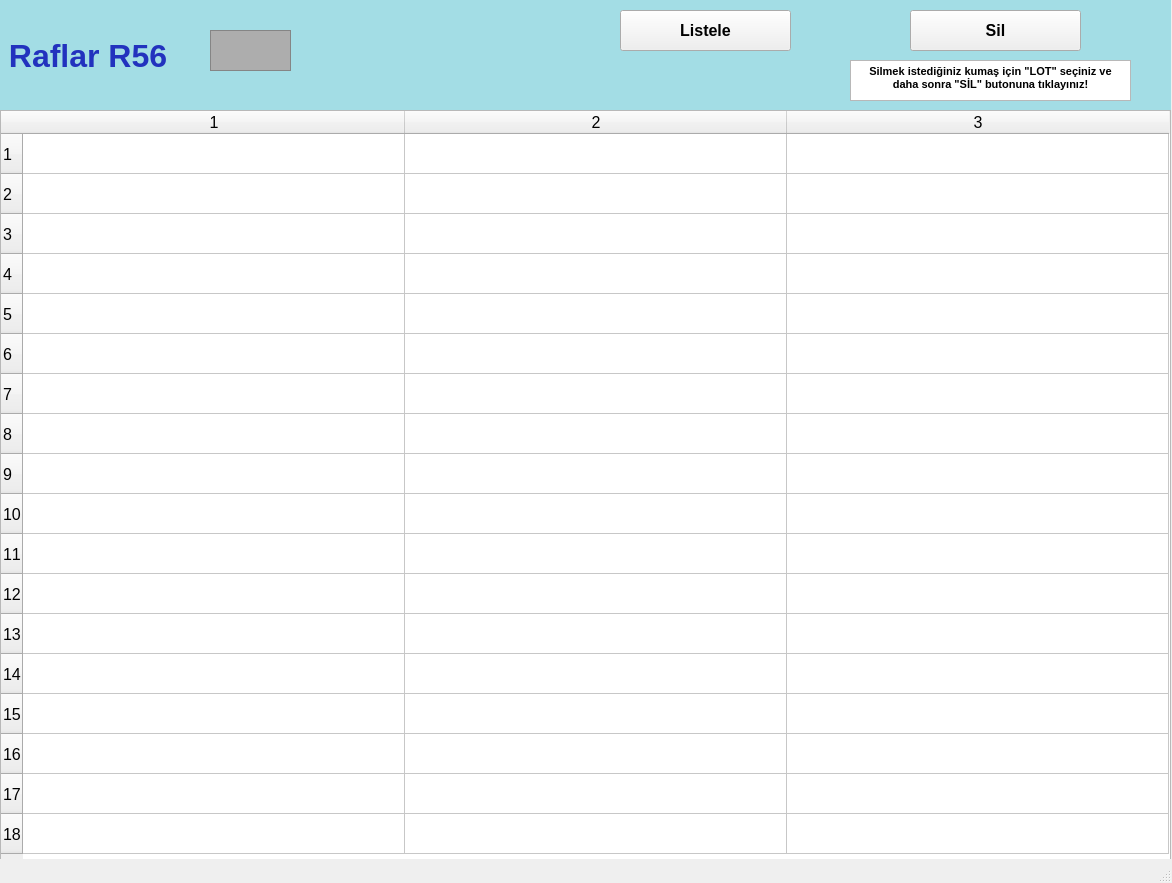
<?xml version="1.0" encoding="UTF-8"?>
<ui version="4.0">
 <class>raflarR56_ekran</class>
 <widget class="QMainWindow" name="raflarR56_ekran">
  <property name="geometry">
   <rect>
    <x>0</x>
    <y>0</y>
    <width>1172</width>
    <height>883</height>
   </rect>
  </property>
  <property name="font">
   <font>
    <pointsize>12</pointsize>
    <weight>50</weight>
    <bold>false</bold>
    <kerning>false</kerning>
   </font>
  </property>
  <property name="windowTitle">
   <string/>
  </property>
  <widget class="QWidget" name="centralwidget">
   <widget class="QLabel" name="raflarR1yazi_lbl">
    <property name="geometry">
     <rect>
      <x>0</x>
      <y>0</y>
      <width>1171</width>
      <height>111</height>
     </rect>
    </property>
    <property name="font">
     <font>
      <pointsize>24</pointsize>
      <weight>75</weight>
      <bold>true</bold>
     </font>
    </property>
    <property name="styleSheet">
     <string notr="true">background-color: rgb(163, 221, 229);
color: rgb(34, 50, 190);</string>
    </property>
    <property name="text">
     <string> Raflar R56</string>
    </property>
   </widget>
   <widget class="QFrame" name="raflarR1_img">
    <property name="geometry">
     <rect>
      <x>210</x>
      <y>30</y>
      <width>81</width>
      <height>41</height>
     </rect>
    </property>
    <property name="styleSheet">
     <string notr="true">background-color: rgb(173, 173, 173);</string>
    </property>
    <property name="frameShape">
     <enum>QFrame::StyledPanel</enum>
    </property>
    <property name="frameShadow">
     <enum>QFrame::Raised</enum>
    </property>
   </widget>
   <widget class="QTableWidget" name="R56_tw">
    <property name="geometry">
     <rect>
      <x>0</x>
      <y>110</y>
      <width>1171</width>
      <height>751</height>
     </rect>
    </property>
    <property name="baseSize">
     <size>
      <width>0</width>
      <height>0</height>
     </size>
    </property>
    <property name="rowCount">
     <number>18</number>
    </property>
    <property name="columnCount">
     <number>3</number>
    </property>
    <attribute name="horizontalHeaderVisible">
     <bool>true</bool>
    </attribute>
    <attribute name="horizontalHeaderCascadingSectionResizes">
     <bool>false</bool>
    </attribute>
    <attribute name="horizontalHeaderDefaultSectionSize">
     <number>382</number>
    </attribute>
    <attribute name="horizontalHeaderMinimumSectionSize">
     <number>38</number>
    </attribute>
    <attribute name="verticalHeaderDefaultSectionSize">
     <number>40</number>
    </attribute>
    <attribute name="verticalHeaderMinimumSectionSize">
     <number>23</number>
    </attribute>
    <row/>
    <row/>
    <row/>
    <row/>
    <row/>
    <row/>
    <row/>
    <row/>
    <row/>
    <row/>
    <row/>
    <row/>
    <row/>
    <row/>
    <row/>
    <row/>
    <row/>
    <row/>
    <column/>
    <column/>
    <column/>
   </widget>
   <widget class="QPushButton" name="listeleR56_btn">
    <property name="geometry">
     <rect>
      <x>620</x>
      <y>10</y>
      <width>171</width>
      <height>41</height>
     </rect>
    </property>
    <property name="font">
     <font>
      <pointsize>12</pointsize>
      <weight>75</weight>
      <bold>true</bold>
     </font>
    </property>
    <property name="text">
     <string>Listele</string>
    </property>
   </widget>
   <widget class="QPushButton" name="silR56_btn">
    <property name="geometry">
     <rect>
      <x>910</x>
      <y>10</y>
      <width>171</width>
      <height>41</height>
     </rect>
    </property>
    <property name="font">
     <font>
      <pointsize>12</pointsize>
      <weight>75</weight>
      <bold>true</bold>
     </font>
    </property>
    <property name="text">
     <string>Sil</string>
    </property>
   </widget>
   <widget class="QTextBrowser" name="textBrowser">
    <property name="geometry">
     <rect>
      <x>850</x>
      <y>60</y>
      <width>281</width>
      <height>41</height>
     </rect>
    </property>
    <property name="html">
     <string>&lt;!DOCTYPE HTML PUBLIC &quot;-//W3C//DTD HTML 4.0//EN&quot; &quot;http://www.w3.org/TR/REC-html40/strict.dtd&quot;&gt;
&lt;html&gt;&lt;head&gt;&lt;meta name=&quot;qrichtext&quot; content=&quot;1&quot; /&gt;&lt;style type=&quot;text/css&quot;&gt;
p, li { white-space: pre-wrap; }
&lt;/style&gt;&lt;/head&gt;&lt;body style=&quot; font-family:'MS Shell Dlg 2'; font-size:12pt; font-weight:400; font-style:normal;&quot;&gt;
&lt;p align=&quot;center&quot; style=&quot; margin-top:0px; margin-bottom:0px; margin-left:0px; margin-right:0px; -qt-block-indent:0; text-indent:0px;&quot;&gt;&lt;span style=&quot; font-size:8pt; font-weight:600;&quot;&gt;Silmek istediğiniz kumaş için &amp;quot;LOT&amp;quot; seçiniz ve daha sonra &amp;quot;SİL&amp;quot; butonuna tıklayınız!&lt;/span&gt;&lt;/p&gt;&lt;/body&gt;&lt;/html&gt;</string>
    </property>
   </widget>
  </widget>
  <widget class="QStatusBar" name="statusbar"/>
 </widget>
 <resources/>
 <connections/>
</ui>
